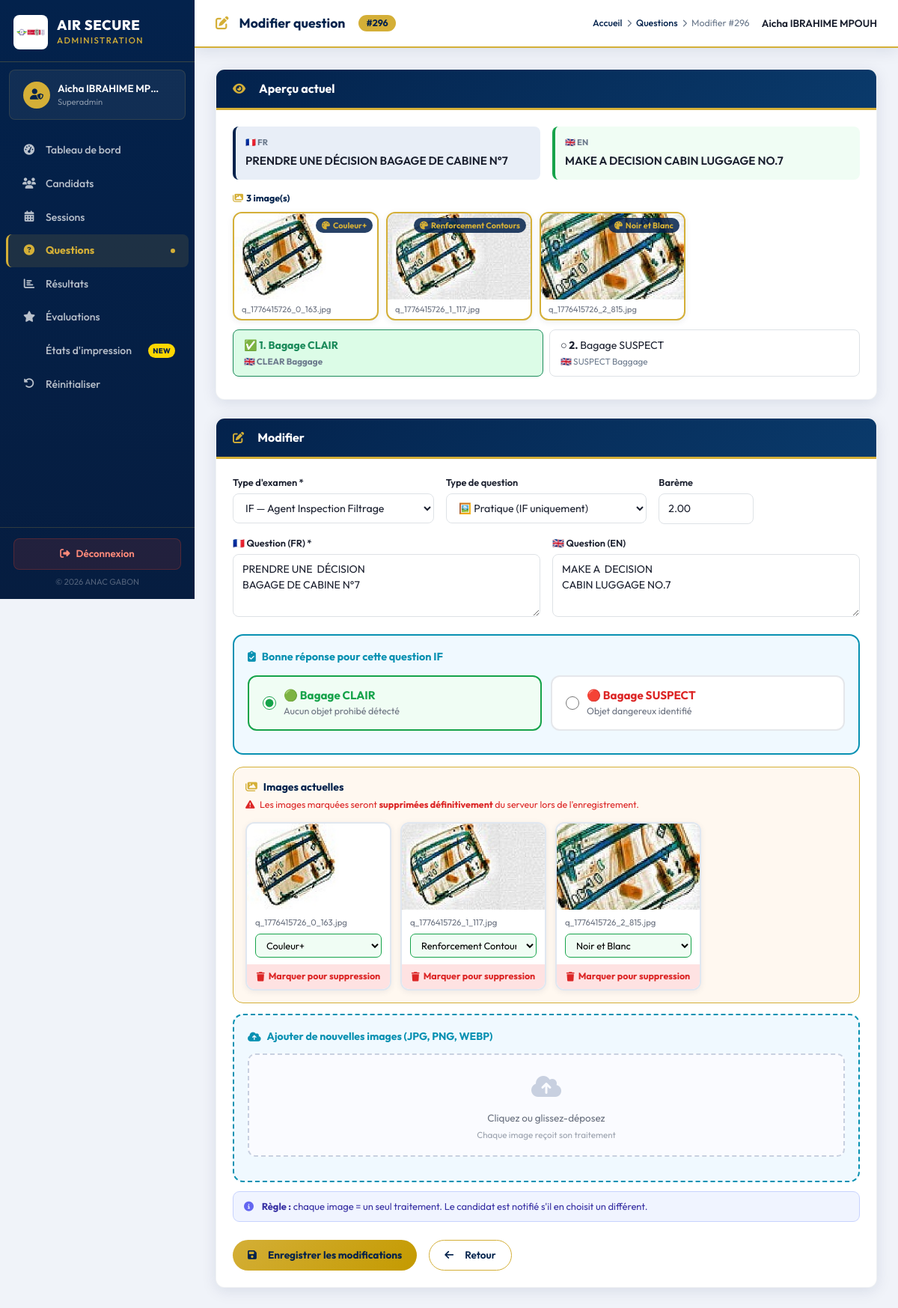
Page /ANAC/admin/questions_edit.php?id=296 (signed in) on the committed database.
### tables this page shows
CREATE TABLE `question` (
  `id` int(11) NOT NULL,
  `idtype_examen` int(11) NOT NULL COMMENT 'FK type_examen.idtype_examen',
  `type_question` enum('theorique','pratique') DEFAULT 'theorique',
  `question_text_fr` text NOT NULL COMMENT 'Libellé français',
  `question_text_en` text NOT NULL COMMENT 'Libellé anglais',
  `images` longtext DEFAULT NULL COMMENT 'JSON array noms fichiers ex: ["if_scan1.jpg","if_bag1.jpg"]',
  `images_data` longtext DEFAULT NULL COMMENT 'JSON objet traitements par image ex: {"if_scan1.jpg":{"defaut":"hp","disponibles":["normal","hp","organic"]}}',
  `option1_fr` varchar(500) NOT NULL,
  `option1_en` varchar(500) NOT NULL,
  `option2_fr` varchar(500) NOT NULL,
  `option2_en` varchar(500) NOT NULL,
  `option3_fr` varchar(500) DEFAULT NULL,
  `option3_en` varchar(500) DEFAULT NULL,
  `option4_fr` varchar(500) DEFAULT NULL,
  `option4_en` varchar(500) DEFAULT NULL,
  `correct_option` int(1) NOT NULL COMMENT '1 à 4 — option correcte',
  `bareme` decimal(5,2) DEFAULT 2.00 COMMENT 'Points par bonne réponse',
  `created_at` timestamp NOT NULL DEFAULT current_timestamp(),
  `images_traitements` longtext DEFAULT NULL COMMENT 'Association image → traitement : {"scan1.jpg":"contour", ...}' CHECK (json_valid(`images_traitements`))
);

CREATE TABLE `traitements_image` (
  `id` int(11) NOT NULL,
  `code` varchar(30) NOT NULL COMMENT 'clé JS : normal, grayscale, color...',
  `libelle` varchar(60) NOT NULL COMMENT 'Libellé affiché',
  `actif` tinyint(1) DEFAULT 1
);

CREATE TABLE `type_examen` (
  `idtype_examen` int(11) NOT NULL,
  `code` varchar(20) NOT NULL COMMENT 'AS, IF, INST, SENS, FORM',
  `nom_fr` varchar(100) NOT NULL,
  `nom_en` varchar(100) NOT NULL,
  `description_fr` text DEFAULT NULL,
  `duree_minutes` int(11) NOT NULL DEFAULT 90,
  `seuil_reussite` decimal(5,2) NOT NULL DEFAULT 80.00,
  `nb_questions_theorique` int(11) DEFAULT 0,
  `nb_questions_pratique` int(11) DEFAULT 0,
  `a_deux_parties` tinyint(1) DEFAULT 0,
  `actif` tinyint(1) DEFAULT 1
);

### ANAC/admin/questions_edit.php (the view, shortened to what this page needs)
<?php
include '../php/db_connection.php';
$id = intval($_GET['id'] ?? 0);
$q  = $conn->query("SELECT q.*, te.code AS tc FROM question q JOIN type_examen te ON q.idtype_examen=te.idtype_examen WHERE q.id=$id")->fetch_assoc();
$traitements = [];
$tr_q = $conn->query("SELECT id, code, libelle FROM traitements_image WHERE actif=1 ORDER BY id");
if ($tr_q) while ($t = $tr_q->fetch_assoc()) $traitements[] = $t;
$types_arr = [];
$tr2 = $conn->query("SELECT * FROM type_examen ORDER BY idtype_examen");
while ($t = $tr2->fetch_assoc()) $types_arr[] = $t;
$imgs_existing    = $q['images']             ? (json_decode($q['images'], true)            ?? []) : [];
$imgs_traitements = $q['images_traitements'] ? (json_decode($q['images_traitements'], true) ?? []) : [];
$is_if_pratique = ($q['type_question'] === 'pratique' && $q['idtype_examen'] == 2);
?>
<!DOCTYPE html>
<html lang="fr">
<head>
<link href="https://cdn.jsdelivr.net/npm/bootstrap@5.3.0/dist/css/bootstrap.min.css" rel="stylesheet">
<link rel="stylesheet" href="https://cdnjs.cloudflare.com/ajax/libs/font-awesome/6.4.0/css/all.min.css">
<link href="https://cdn.jsdelivr.net/npm/sweetalert2@11/dist/sweetalert2.min.css" rel="stylesheet">
<link rel="stylesheet" href="admin_shared.css">
</head>
<body>
<div class="admin-layout">
<?php include '_sidebar.php'; ?>
<main class="admin-main">
<div class="admin-topbar">
    <div class="topbar-title">
        <i class="fas fa-edit me-1"></i>Modifier question
        <span style="background:var(--gold);color:var(--blue);padding:2px 10px;border-radius:20px;font-size:.78rem;margin-left:8px;">#<?= $id ?></span>
    </div>
    <div class="topbar-breadcrumb">
        <a href="dashboard.php">Accueil</a>
        <i class="fas fa-chevron-right" style="font-size:.65rem"></i>
        <a href="questions.php">Questions</a>
        <i class="fas fa-chevron-right" style="font-size:.65rem"></i>
        <span>Modifier #<?= $id ?></span>
    </div>
    <div class="ms-auto">
        <span style="font-weight:600;font-size:.85rem"><?= htmlspecialchars($_SESSION['admin_nom']??'') ?></span>
    </div>
</div>
<div class="admin-content">
<div class="card-admin mb-4">
    <div class="card-admin-header"><i class="fas fa-eye me-2" style="color:var(--gold)"></i><h5>Aperçu actuel</h5></div>
    <div class="card-admin-body">
        <div class="row g-3 mb-3">
            <div class="col-md-6">
                <div style="background:var(--blue-light);padding:13px;border-radius:var(--radius-sm);border-left:4px solid var(--blue)">
                    <div style="font-size:.7rem;font-weight:700;color:var(--text-muted);text-transform:uppercase;margin-bottom:5px">🇫🇷 FR</div>
                    <div style="font-weight:600;"><?= htmlspecialchars($q['question_text_fr']) ?></div>
                </div>
            </div>
            <div class="col-md-6">
                <div style="background:#f0fdf4;padding:13px;border-radius:var(--radius-sm);border-left:4px solid #16a34a">
                    <div style="font-size:.7rem;font-weight:700;color:var(--text-muted);text-transform:uppercase;margin-bottom:5px">🇬🇧 EN</div>
                    <div style="font-weight:600;"><?= htmlspecialchars($q['question_text_en']??'') ?></div>
                </div>
            </div>
        </div>
        <?php if (!empty($imgs_existing)): ?>
        <div style="margin-bottom:12px;">
            <div style="font-size:.78rem;font-weight:700;color:var(--blue);margin-bottom:8px;">
                <i class="fas fa-images me-1" style="color:var(--gold);"></i><?= count($imgs_existing) ?> image(s)
            </div>
            <div style="display:flex;flex-wrap:wrap;gap:10px;">
                <?php foreach ($imgs_existing as $img):
                    $tc  = $imgs_traitements[$img] ?? ($imgs_traitements[basename($img)] ?? 'normal');
                    $tl  = 'Normal';
                    foreach ($traitements as $t) { if ($t['code']===$tc){$tl=$t['libelle'];break;} }
                ?>
                <div class="exist-img-card">
                    <img src="../assets/images/<?= htmlspecialchars(basename($img)) ?>" alt="" onerror="this.style.opacity='.3'">
                    <div class="trait-tag"><i class="fas fa-palette me-1"></i><?= htmlspecialchars($tl) ?></div>
                    <div style="padding:5px 10px;font-size:.69rem;color:#6b7280;overflow:hidden;text-overflow:ellipsis;white-space:nowrap;"><?= htmlspecialchars(basename($img)) ?></div>
                </div>
                <?php endforeach; ?>
            </div>
        </div>
        <?php endif; ?>
        <div class="d-flex flex-wrap gap-2">
            <?php for ($n=1;$n<=4;$n++): if(!$q['option'.$n.'_fr'])continue; $ok=($n==$q['correct_option']); ?>
            <div class="question-detail-opt <?= $ok?'correct':'' ?>" style="flex:1;min-width:200px;">
                <span style="font-weight:700;"><?= $ok?'✅':'○' ?> <?= $n ?>.</span>
                <?= htmlspecialchars($q['option'.$n.'_fr']) ?>
                <?php if($q['option'.$n.'_en']): ?><div style="font-size:.73rem;color:var(--text-muted);margin-top:2px;">🇬🇧 <?= htmlspecialchars($q['option'.$n.'_en']) ?></div><?php endif; ?>
            </div>
            <?php endfor; ?>
        </div>
    </div>
</div>
<div class="card-admin">
    <div class="card-admin-header"><i class="fas fa-edit me-2" style="color:var(--gold)"></i><h5>Modifier</h5></div>
    <div class="card-admin-body">
        <form method="POST" enctype="multipart/form-data" id="editForm">
            <div class="row g-3 mb-3">
                <div class="col-md-4">
                    <label class="form-label-admin">Type d'examen *</label>
                    <select name="idtype_examen" class="form-select-admin" id="selTE" required onchange="onTE(this)">
                        <?php foreach ($types_arr as $t): ?>
                        <option value="<?= $t['idtype_examen'] ?>" data-code="<?= $t['code'] ?>"
                            <?= $t['idtype_examen']==$q['idtype_examen']?'selected':'' ?>>
                            <?= $t['code'] ?> — <?= htmlspecialchars($t['nom_fr']) ?>
                        </option>
                        <?php endforeach; ?>
                    </select>
                </div>
                <div class="col-md-4">
                    <label class="form-label-admin">Type de question</label>
                    <select name="type_question" class="form-select-admin" id="selTQ" onchange="onTQ(this.value)">
                        <option value="pratique"  <?= $q['type_question']==='pratique'?'selected':'' ?>>🖼️ Pratique (IF uniquement)</option>
                    </select>
                </div>
                <div class="col-md-2">
                    <label class="form-label-admin">Barème</label>
                    <input type="number" name="bareme" class="form-control-admin" value="<?= $q['bareme'] ?>" step="0.5" min="0.5">
                </div>
                <div class="col-md-6">
                    <label class="form-label-admin">🇫🇷 Question (FR) *</label>
                    <textarea name="question_text_fr" class="form-control-admin" rows="3" required id="qTextFr"><?= htmlspecialchars($q['question_text_fr']) ?></textarea>
                </div>
                <div class="col-md-6">
                    <label class="form-label-admin">🇬🇧 Question (EN)</label>
                    <textarea name="question_text_en" class="form-control-admin" rows="3"><?= htmlspecialchars($q['question_text_en']??'') ?></textarea>
                </div>
                <?php
                $cur_co   = intval($q['correct_option']);
                $cur_clair = ($cur_co === 1);
                $cur_susp  = ($cur_co > 1);
                ?>
                <div class="col-12" id="pratAnswerBlock" <?= !$is_if_pratique ? 'style="display:none"' : '' ?>>
                    <div style="background:#f0f9ff;border:2px solid #0891b2;border-radius:14px;padding:18px;">
                        <div style="font-weight:700;color:#0891b2;margin-bottom:14px;font-size:.9rem;">
                            <i class="fas fa-clipboard-check me-2"></i>Bonne réponse pour cette question IF
                        </div>
                        <div style="display:flex;gap:12px;flex-wrap:wrap;margin-bottom:12px;">
                            <label id="lbl_clair" onclick="onPratAnswer(1)"
                                   style="display:flex;align-items:center;gap:10px;padding:14px 18px;
                                   border:2px solid <?= $cur_clair?'#16a34a':'#e5e7eb' ?>;
                                   border-radius:12px;cursor:pointer;background:<?= $cur_clair?'#f0fdf4':'#fff' ?>;
                                   transition:all .2s;flex:1;min-width:180px;">
                                <input type="radio" name="correct_option_prat" value="1" id="rClair"
                                       <?= $cur_clair?'checked':'' ?> style="width:18px;height:18px;accent-color:#16a34a;">
                                <div>
                                    <div style="font-weight:700;color:#16a34a;font-size:.95rem;">🟢 Bagage CLAIR</div>
                                    <div style="font-size:.78rem;color:#6b7280;">Aucun objet prohibé détecté</div>
                                </div>
                            </label>
                            <label id="lbl_susp" onclick="onPratAnswer(2)"
                                   style="display:flex;align-items:center;gap:10px;padding:14px 18px;
                                   border:2px solid <?= $cur_susp?'#dc2626':'#e5e7eb' ?>;
                                   border-radius:12px;cursor:pointer;background:<?= $cur_susp?'#fff1f2':'#fff' ?>;
                                   transition:all .2s;flex:1;min-width:180px;">
                                <input type="radio" name="correct_option_prat" value="2" id="rSusp"
                                       <?= $cur_susp?'checked':'' ?> style="width:18px;height:18px;accent-color:#dc2626;">
                                <div>
                                    <div style="font-weight:700;color:#dc2626;font-size:.95rem;">🔴 Bagage SUSPECT</div>
                                    <div style="font-size:.78rem;color:#6b7280;">Objet dangereux identifié</div>
                                </div>
                            </label>
                        </div>
                    </div>
                </div>
            </div>
            <div id="rowImg" class="<?= $is_if_pratique ? '' : 'd-none' ?>">
                <?php if (!empty($imgs_existing)): ?>
                <div style="background:#fff8f0;border:1.5px solid var(--gold);border-radius:14px;padding:16px;margin-bottom:14px;">
                    <div style="font-weight:700;color:var(--blue);font-size:.88rem;margin-bottom:4px;">
                        <i class="fas fa-images me-2" style="color:var(--gold);"></i>Images actuelles
                    </div>
                    <div style="font-size:.78rem;color:#dc2626;margin-bottom:12px;">
                        <i class="fas fa-exclamation-triangle me-1"></i>
                        Les images marquées seront <strong>supprimées définitivement</strong> du serveur lors de l'enregistrement.
                    </div>
                    <div class="img-preview-grid" id="existImgGrid">
                        <?php foreach ($imgs_existing as $img):
                            $img_base   = basename($img);
                            $trait_code = $imgs_traitements[$img]      ?? ($imgs_traitements[$img_base] ?? 'normal');
                            $img_esc    = htmlspecialchars($img_base, ENT_QUOTES);
                        ?>
                        <div class="img-card" id="ec-<?= md5($img_base) ?>" data-img="<?= $img_esc ?>">
                            <img src="../assets/images/<?= $img_esc ?>" alt="" onerror="this.style.opacity='.3'">
                            <div class="img-card-body">
                                <div class="img-card-name" title="<?= $img_esc ?>"><?= $img_esc ?></div>
                                <select name="trait_existing[<?= $img_esc ?>]" class="treat-select ok">
                                    <?php foreach ($traitements as $t): ?>
                                    <option value="<?= $t['code'] ?>" <?= $trait_code===$t['code']?'selected':'' ?>>
                                        <?= htmlspecialchars($t['libelle']) ?>
                                    </option>
                                    <?php endforeach; ?>
                                </select>
                            </div>
                            <button type="button" class="del-img-btn">
                                <i class="fas fa-trash"></i>Marquer pour suppression
                            </button>
                        </div>
                        <?php endforeach; ?>
                    </div>
                </div>
                <?php endif; ?>
                <div class="img-upload-zone">
                    <div class="zone-title">
                        <i class="fas fa-cloud-upload-alt"></i>Ajouter de nouvelles images (JPG, PNG, WEBP)
                    </div>
                    <div class="drop-zone" id="dropZone" onclick="document.getElementById('imgInput').click()">
                        <span style="font-size:2rem;color:#c8d0e0;display:block;margin-bottom:8px;"><i class="fas fa-cloud-upload-alt"></i></span>
                        <div style="font-size:.84rem;color:#6b7280;">Cliquez ou glissez-déposez</div>
                        <div style="font-size:.73rem;color:#9ca3af;margin-top:4px;">Chaque image reçoit son traitement</div>
                    </div>
                </div>
                <div style="background:#f0f4ff;border:1px solid #c7d2fe;border-radius:9px;padding:10px 14px;margin-top:12px;font-size:.81rem;color:#3730a3;">
                    <i class="fas fa-info-circle me-2" style="color:#6366f1;"></i>
                    <strong>Règle :</strong> chaque image = un seul traitement. Le candidat est notifié s'il en choisit un différent.
                </div>
            </div>
            <div class="d-flex gap-3 mt-4">
                <button type="submit" class="btn-gold"><i class="fas fa-save me-2"></i>Enregistrer les modifications</button>
                <a href="questions.php" class="btn-anac" style="background:white;color:var(--blue);">
                    <i class="fas fa-arrow-left me-2"></i>Retour
                </a>
            </div>
        </form>
    </div>
</div>
</div>
</main>
</div>
</body>
</html>

### rows in the picture
question: question_text_fr "PRENDRE UNE DÉCISION BAGAGE DE CABINE N°7", question_text_en "MAKE A DECISION CABIN LUGGAGE NO.7", images "3", images "q_1776415726_0_163.jpg", images "q_1776415726_1_117.jpg", images "q_1776415726_2_815.jpg", option1_fr "Bagage CLAIR", option1_en "CLEAR Baggage", option2_fr "Bagage SUSPECT", option2_en "SUSPECT Baggage", idtype_examen "IF — Agent Inspection Filtrage", type_question "🖼️ Pratique (IF uniquement)", bareme "2.00", correct_option "☑ 🟢 Bagage CLAIR Aucun objet pr", correct_option "☐ 🔴 Bagage SUSPECT Objet danger", images_traitements+images "Couleur+", images_traitements+images "Renforcement Contours", images_traitements+images "Noir et Blanc"
traitements_image: libelle "Couleur+"
traitements_image: libelle "Renforcement Contours"
traitements_image: libelle "Noir et Blanc"

### other values in the picture
$_SESSION['admin_nom'] "Aicha IBRAHIME MP…"
$_SESSION['admin_role'] "Superadmin"
$item['label'] "Tableau de bord"
$item['label'] "Candidats"
$item['label'] "Sessions"
$item['label'] "Questions"
$item['label'] "Résultats"
$item['label'] "Évaluations"
$item['label'] "États d'impression"
$item['badge'] "NEW"
$item['label'] "Réinitialiser"
$id "296"
$_SESSION['admin_nom'] "Aicha IBRAHIME MPOUH"
